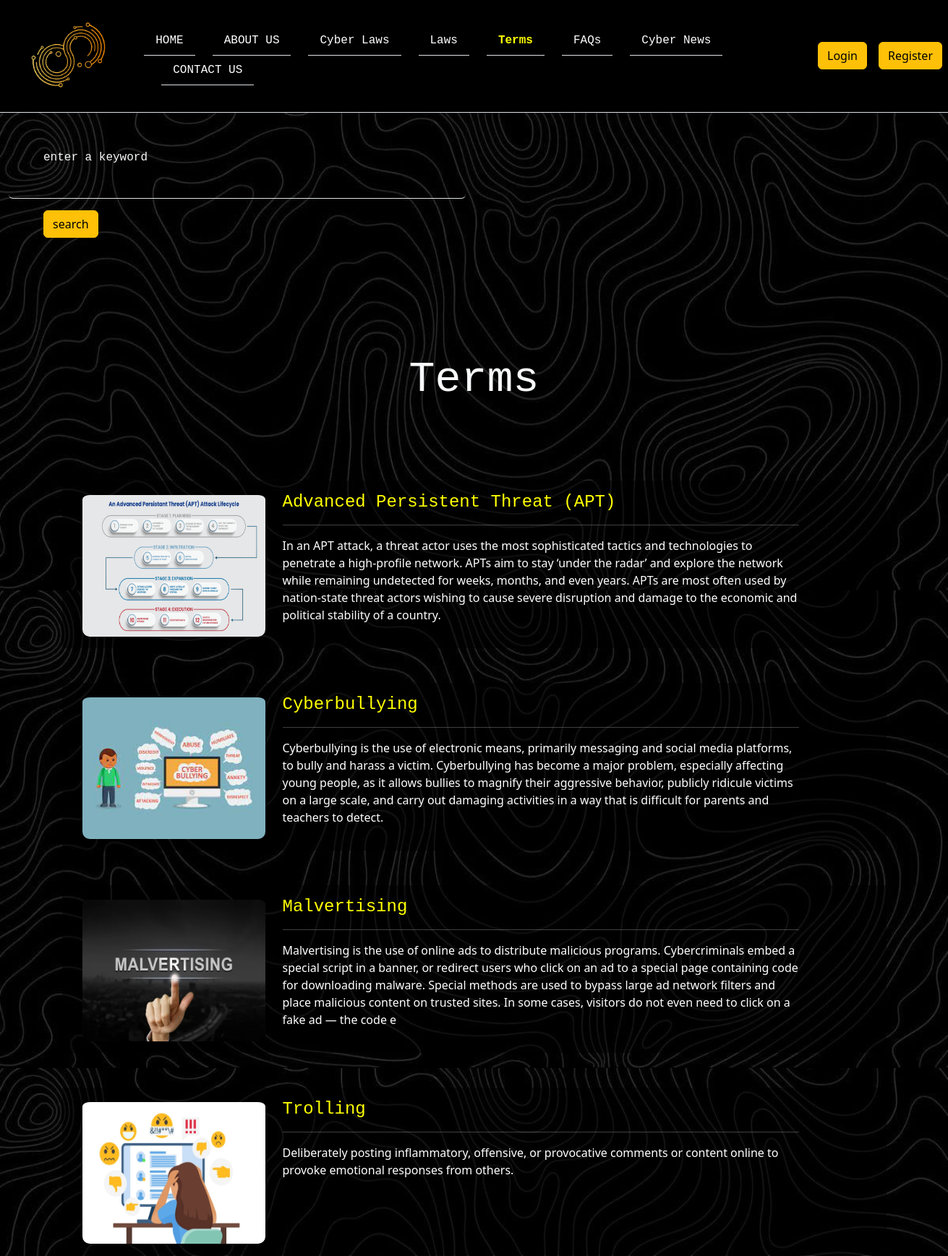
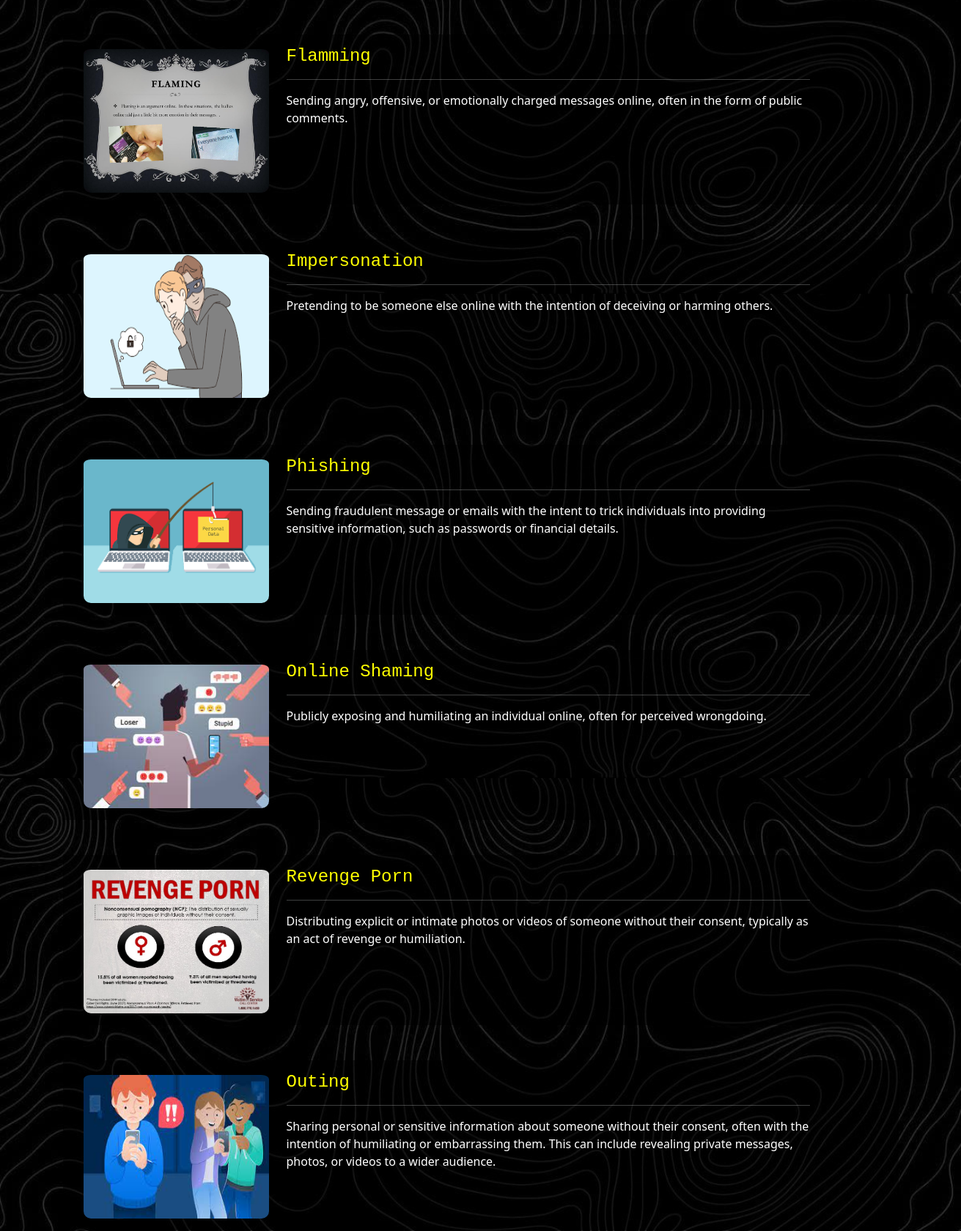
The app's page /allterms (upper part) with its own data (2 pictures, top to bottom).
### encryptapp/models.py (models this page shows, shortened)
class Terms(models.Model):
	title=models.TextField(max_length=100)
	description=models.TextField(max_length=400)
	image=models.ImageField(upload_to="data",blank=True)

### encryptapp/views.py (the view)
# urls.py: path("allterms", views.allterms,name="allterms"),
def allterms(request):
	if request.method=="POST":
		s_query=request.POST.get('se')
		res=Terms.objects.filter(Q(title__icontains=s_query)|Q(description__icontains=s_query))
		return render(request,'searchterms.html',{'data':res})
	else:
		res=Terms.objects.all()
		return render(request,'allterms.html',{'data':res})

### template/allterms.html (shortened to what this page needs)
{% extends 'base.html' %}
{% block content %}
{% load static %}
<div class="container-fluid bg-dark text-light shadow pt-5 pb-5" style="background-image:url({%static 'images/b4.jpg' %}); background-size:contain;">
	<div data-aos="fade-right" class="row" align="left">
		<div class="col-md-6">
			<form method="POST" action="">
				<label for="formGroupExampleInput" class="form-label ms-5 " style="font-family:monospace;">enter a keyword</label>
					<input type="text" class="form-control border-0 border-bottom a1 text-white"style="background:transparent;" id="formGroupExampleInput" placeholder="" name='se'>
				<button type="submit" class="btn btn-warning mt-3 ms-5">search</button>
			</form>
		</div>
</div>
	<div data-aos="zoom-in-up" class="row pb-5" align="center">
  <i class="icofont-ui-note icofont-10x text-warning"></i>
  <h1 style="font-family:monospace; font-size:60px">Terms</h1>
</div>
<div class="container">
{% for i in data %}
<div class="row p-3 mt-5" style="background:rgba(0, 0, 0, .50);">
	<div class="col-md-3">
		{%  if i.image %}
		<img src="{{i.image.url}}" class="pt-1 pb-0" style=" height: 200px; width: 100%; border-radius:10px">
		{% endif %}
	</div>
	<div data-aos="zoom-out" class="col-md-8 text-light" >
		<h4 style="color: yellow; font-family: monospace;">{{i.title}}</h4><hr>
		<p class="text-white">{{i.description}}</p>
	</div>
</div>
{% endfor %}
</div>
</div>
{% endblock %}

### template/base.html (style rules this page uses)
.a1 { color:white }
.a1::placeholder { color:white }

### records on screen
Terms: image (picture), title "Advanced Persistent Threat (APT)", description "In an APT attack, a threat actor uses the most sophisticated tactics and technologies to penetrate a high-profile network. APTs aim to stay ‘under the radar’ and explore the network while remaining undetected for weeks, months, and even years. APTs are most often used by nation-state threat actors wishing to cause severe disruption and damage to the economic and political stability of a country."
Terms: image (picture), title "Cyberbullying", description "Cyberbullying is the use of electronic means, primarily messaging and social media platforms, to bully and harass a victim. Cyberbullying has become a major problem, especially affecting young people, as it allows bullies to magnify their aggressive behavior, publicly ridicule victims on a large scale, and carry out damaging activities in a way that is difficult for parents and teachers to detect."
Terms: image (picture), title "Malvertising", description "Malvertising is the use of online ads to distribute malicious programs. Cybercriminals embed a special script in a banner, or redirect users who click on an ad to a special page containing code for downloading malware. Special methods are used to bypass large ad network filters and place malicious content on trusted sites. In some cases, visitors do not even need to click on a fake ad — the code e"
Terms: image (picture), title "Trolling", description "Deliberately posting inflammatory, offensive, or provocative comments or content online to provoke emotional responses from others."
Terms: image (picture), title "Flamming", description "Sending angry, offensive, or emotionally charged messages online, often in the form of public comments."
Terms: image (picture), title "Impersonation", description "Pretending to be someone else online with the intention of deceiving or harming others."
Terms: image (picture), title "Phishing", description "Sending fraudulent message or emails with the intent to trick individuals into providing sensitive information, such as passwords or financial details."
Terms: image (picture), title "Online Shaming", description "Publicly exposing and humiliating an individual online, often for perceived wrongdoing."
Terms: image (picture), title "Revenge Porn", description "Distributing explicit or intimate photos or videos of someone without their consent, typically as an act of revenge or humiliation."
Terms: image (picture), title "Outing", description "Sharing personal or sensitive information about someone without their consent, often with the intention of humiliating or embarrassing them. This can include revealing private messages, photos, or videos to a wider audience."
